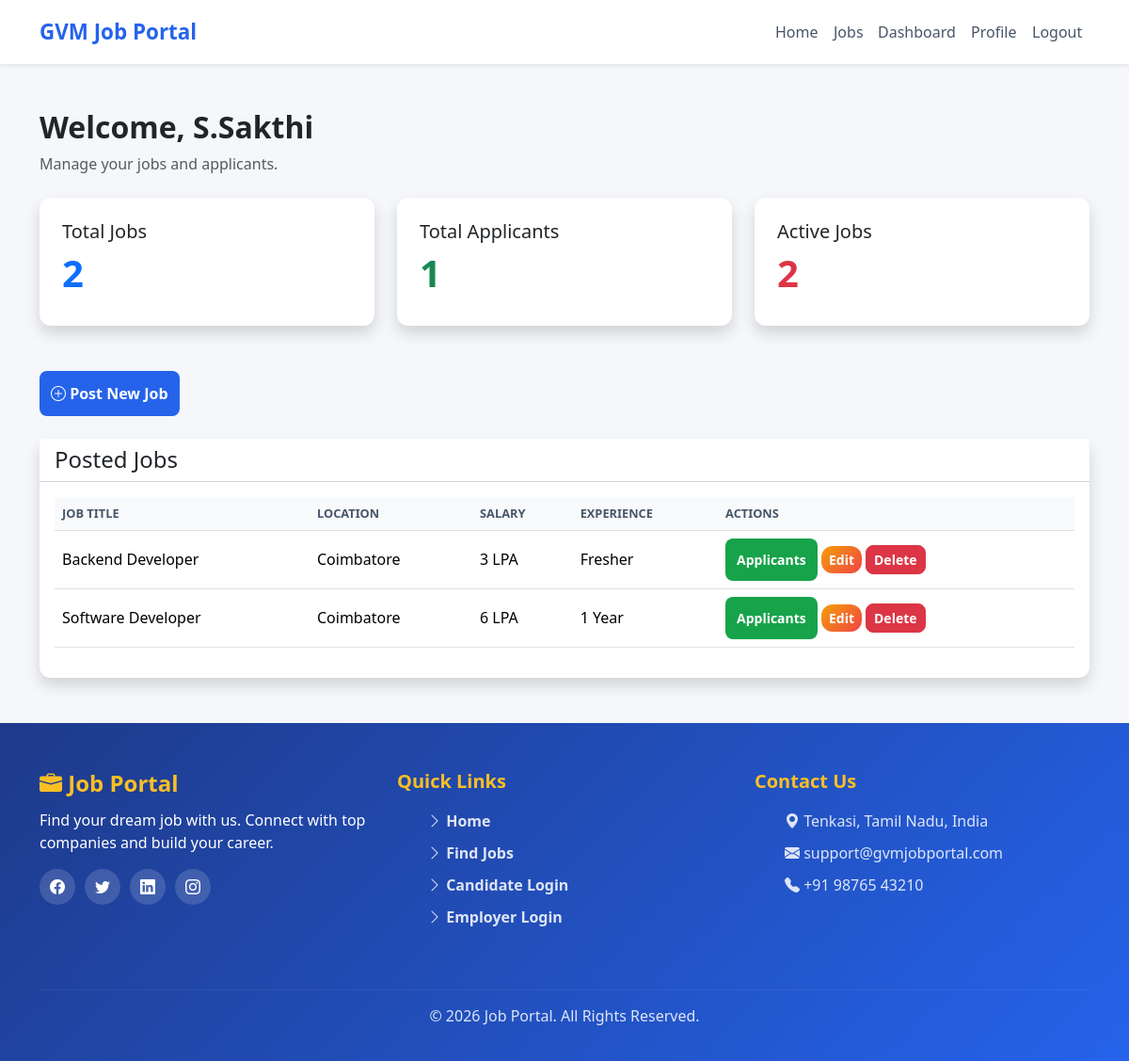
The page /employer_dashboard (signed in) on the database its author committed.
### tables this page shows
CREATE TABLE jobs(
    job_id INTEGER PRIMARY KEY AUTOINCREMENT,
    employer_id INTEGER,
    company_name TEXT NOT NULL,
    job_title TEXT NOT NULL,
    location TEXT NOT NULL,
    experience TEXT,
    salary TEXT,
    skills TEXT,
    description TEXT,
    posted_date TIMESTAMP DEFAULT CURRENT_TIMESTAMP,

    FOREIGN KEY(employer_id) REFERENCES users(user_id)
);

### app.py (the view)
@app.route("/employer_dashboard")
def employer_dashboard():
    if "user_id" not in session:
        return redirect("/employer_login")
    if session["role"] != "Employer":
        return redirect("/")
    jobs = get_employer_jobs(session["user_id"])
    total_applications = 0
    for job in jobs:
        apps = get_job_applications(job["job_id"])
        total_applications += len(apps)
    return render_template(
        "dashboard_employer.html",
        jobs=jobs,
        total_applications=total_applications
    )

### database/application_db.py (called while the page is built)
def connect_db():
    conn = sqlite3.connect("database/database.db")
    conn.row_factory = sqlite3.Row
    return conn

def get_job_applications(job_id):
    conn = connect_db()
    cursor = conn.cursor()
    cursor.execute("""
        SELECT applications.*,
               users.name,
               users.email,
               users.mobile

        FROM applications

        JOIN users
        ON applications.user_id = users.user_id

        WHERE applications.job_id = ?

        ORDER BY application_id DESC
    """, (job_id,))
    applications = cursor.fetchall()
    conn.close()
    return applications

### database/job_db.py (called while the page is built)
def connect_db():
    conn = sqlite3.connect("database/database.db")
    conn.row_factory = sqlite3.Row
    return conn

def get_employer_jobs(employer_id):
    conn   = connect_db()
    cursor = conn.cursor()
    cursor.execute("""
        SELECT * FROM jobs
        WHERE employer_id = ?
        ORDER BY job_id DESC
    """, (employer_id,))
    jobs = cursor.fetchall()
    conn.close()
    return jobs

### templates/dashboard_employer.html
{% extends "base.html" %}
{% block content %}
<div class="container py-5">
    <div class="mb-4">
        <h2 class="fw-bold">
            Welcome, {{ session["name"] }}
        </h2>
        <p class="text-muted">
            Manage your jobs and applicants.
        </p>
    </div>
    <div class="row g-4 mb-5">
        <div class="col-md-4">
            <div class="card shadow border-0 p-4">
                <h5>Total Jobs</h5>
                <h2 class="text-primary">
                    {{ jobs|length }}
                </h2>
            </div>
        </div>
        <div class="col-md-4">
            <div class="card shadow border-0 p-4">
                <h5>Total Applicants</h5>
                <h2 class="text-success">
                    {{ total_applications }}
                </h2>
            </div>
        </div>
        <div class="col-md-4">
            <div class="card shadow border-0 p-4">
                <h5>Active Jobs</h5>
                <h2 class="text-danger">
                    {{ jobs|length }}
                </h2>
            </div>
        </div>
    </div>
    <div class="mb-4">
        <a href="/add_job"
           class="btn btn-primary">
            <i class="bi bi-plus-circle"></i>
            Post New Job
        </a>
    </div>
    <div class="card shadow border-0">
        <div class="card-header bg-white">
            <h4 class="mb-0">
                Posted Jobs
            </h4>
        </div>
        <div class="card-body">
            <div class="table-responsive">
                <table class="table align-middle">
                    <thead>
                        <tr>
                            <th>Job Title</th>
                            <th>Location</th>
                            <th>Salary</th>
                            <th>Experience</th>
                            <th>Actions</th>
                        </tr>
                    </thead>
                    <tbody>
                    {% for job in jobs %}
                        <tr>
                            <td>
                                {{ job["job_title"] }}
                            </td>
                            <td>
                                {{ job["location"] }}
                            </td>
                            <td>
                                {{ job["salary"] }}
                            </td>
                            <td>
                                {{ job["experience"] }}
                            </td>
                            <td>
                                <a href="/applicants/{{ job['job_id'] }}"
                                   class="btn btn-success btn-sm">
                                    Applicants
                                </a>
                                <a href="/edit_job/{{ job['job_id'] }}"
                                   class="btn btn-warning btn-sm">
                                    Edit
                                </a>
                                <a href="/delete_job/{{ job['job_id'] }}"
                                   class="btn btn-danger btn-sm">
                                    Delete
                                </a>
                            </td>
                        </tr>
                    {% endfor %}
                    </tbody>
                </table>
            </div>
        </div>
    </div>
</div>
{% endblock %}

### static/css/style.css (style rules this page uses)
* { margin: 0; padding: 0; box-sizing: border-box; }
body { font-family: 'Segoe UI', Tahoma, Geneva, Verdana, sans-serif; background: #f5f7fa; min-height: 100vh; display: flex; flex-direction: column; -webkit-font-smoothing: antialiased; text-rendering: optimizeLegibility; }
.card, .btn, .nav-link, i, .social-icons a { will-change: transform, box-shadow; transform: translateZ(0); transition: all 0.2s ease-in-out !important; }
.btn { font-weight: 600; border-radius: 8px; }
.card { border-radius: 12px; border: none; }

### static/css/login.css (style rules this page uses)
.btn-primary { background: #2563eb; border: none; padding: 12px; }
.btn-success { background: #16a34a; border: none; padding: 12px; }
a { color: #2563eb; font-weight: 600; text-decoration: none; }

### static/css/dashboard.css (style rules this page uses)
.row.g-4 .card { transition: 0.3s; border-left: 5px solid #2563eb; }
.row.g-4 .card h2 { font-size: 2.5rem; font-weight: 800; }
.table thead th { background: #f8fafc; color: #475569; text-transform: uppercase; font-size: 0.8rem; }

### static/css/profile.css (style rules this page uses)
.btn-warning { background: linear-gradient(135deg, #f59e0b, #ef4444); border: none; color: white; border-radius: 12px; }

### rows shown on the page
jobs: job_title "Backend Developer", location "Coimbatore", salary "3 LPA", experience "Fresher"
jobs: job_title "Software Developer", location "Coimbatore", salary "6 LPA", experience "1 Year"

### other values the page prints
{{ session["name"] }} "S.Sakthi"
{{ jobs|length }} "2"
{{ total_applications }} "1"
